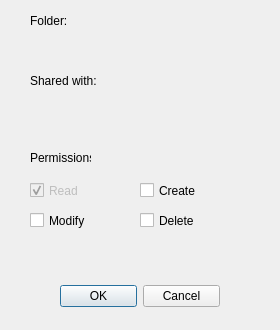
<?xml version="1.0" encoding="UTF-8"?>
<ui version="4.0">
 <class>ChangePermissionsDialog</class>
 <widget class="QDialog" name="ChangePermissionsDialog">
  <property name="geometry">
   <rect>
    <x>0</x>
    <y>0</y>
    <width>280</width>
    <height>330</height>
   </rect>
  </property>
  <property name="windowTitle">
   <string>Change permissions</string>
  </property>
  <widget class="QDialogButtonBox" name="buttonBox">
   <property name="geometry">
    <rect>
     <x>60</x>
     <y>280</y>
     <width>160</width>
     <height>32</height>
    </rect>
   </property>
   <property name="orientation">
    <enum>Qt::Horizontal</enum>
   </property>
   <property name="standardButtons">
    <set>QDialogButtonBox::Cancel|QDialogButtonBox::Ok</set>
   </property>
  </widget>
  <widget class="QCheckBox" name="permDelete">
   <property name="geometry">
    <rect>
     <x>140</x>
     <y>210</y>
     <width>79</width>
     <height>21</height>
    </rect>
   </property>
   <property name="text">
    <string>Delete</string>
   </property>
  </widget>
  <widget class="QCheckBox" name="permModify">
   <property name="geometry">
    <rect>
     <x>30</x>
     <y>210</y>
     <width>79</width>
     <height>21</height>
    </rect>
   </property>
   <property name="text">
    <string>Modify</string>
   </property>
  </widget>
  <widget class="QCheckBox" name="permRead">
   <property name="enabled">
    <bool>false</bool>
   </property>
   <property name="geometry">
    <rect>
     <x>30</x>
     <y>180</y>
     <width>79</width>
     <height>21</height>
    </rect>
   </property>
   <property name="text">
    <string>Read</string>
   </property>
   <property name="checkable">
    <bool>true</bool>
   </property>
   <property name="checked">
    <bool>true</bool>
   </property>
  </widget>
  <widget class="QCheckBox" name="permCreate">
   <property name="geometry">
    <rect>
     <x>140</x>
     <y>180</y>
     <width>79</width>
     <height>21</height>
    </rect>
   </property>
   <property name="text">
    <string>Create</string>
   </property>
  </widget>
  <widget class="QLabel" name="label">
   <property name="geometry">
    <rect>
     <x>30</x>
     <y>10</y>
     <width>71</width>
     <height>21</height>
    </rect>
   </property>
   <property name="text">
    <string>Folder:</string>
   </property>
  </widget>
  <widget class="QLabel" name="foldername">
   <property name="geometry">
    <rect>
     <x>30</x>
     <y>30</y>
     <width>220</width>
     <height>30</height>
    </rect>
   </property>
   <property name="text">
    <string/>
   </property>
  </widget>
  <widget class="QLabel" name="label_3">
   <property name="geometry">
    <rect>
     <x>30</x>
     <y>70</y>
     <width>71</width>
     <height>21</height>
    </rect>
   </property>
   <property name="text">
    <string>Shared with:</string>
   </property>
  </widget>
  <widget class="QLabel" name="sharedwith">
   <property name="geometry">
    <rect>
     <x>30</x>
     <y>100</y>
     <width>220</width>
     <height>30</height>
    </rect>
   </property>
   <property name="text">
    <string/>
   </property>
  </widget>
  <widget class="QLabel" name="label_2">
   <property name="geometry">
    <rect>
     <x>30</x>
     <y>150</y>
     <width>61</width>
     <height>16</height>
    </rect>
   </property>
   <property name="text">
    <string>Permissions:</string>
   </property>
  </widget>
 </widget>
 <resources/>
 <connections>
  <connection>
   <sender>buttonBox</sender>
   <signal>accepted()</signal>
   <receiver>ChangePermissionsDialog</receiver>
   <slot>accept()</slot>
   <hints>
    <hint type="sourcelabel">
     <x>248</x>
     <y>254</y>
    </hint>
    <hint type="destinationlabel">
     <x>157</x>
     <y>274</y>
    </hint>
   </hints>
  </connection>
  <connection>
   <sender>buttonBox</sender>
   <signal>rejected()</signal>
   <receiver>ChangePermissionsDialog</receiver>
   <slot>reject()</slot>
   <hints>
    <hint type="sourcelabel">
     <x>316</x>
     <y>260</y>
    </hint>
    <hint type="destinationlabel">
     <x>286</x>
     <y>274</y>
    </hint>
   </hints>
  </connection>
 </connections>
</ui>
